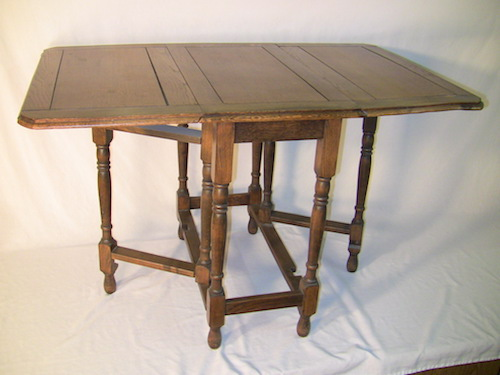
#> input picture Python Machine Learning Solutions/Section_09_code/table.jpg, 500 x 375 px
$ python build_features.py --data-folder . --codebook-file table.jpg --feature-map-file table.jpg
#> lines starting #> are read from the running program, lines starting #| are printed output that depends on the picture
### Python Machine Learning Solutions/Section_09_code/star_detector.py
import sys

import cv2
import numpy as np

class StarFeatureDetector(object):
    def __init__(self):
        self.detector = cv2.xfeatures2d.StarDetector_create()

    def detect(self, img):
        return self.detector.detect(img)

# [17 lines that do not run on import are left out]

### Python Machine Learning Solutions/Section_09_code/build_features.py
import os
import sys
import argparse
import pickle as pickle
import json

import cv2
import numpy as np
from sklearn.cluster import KMeans

from star_detector import StarFeatureDetector

def build_arg_parser():
    parser = argparse.ArgumentParser(description='Extract features from a given \
            set of images')

    parser.add_argument("--data-folder", dest="data_folder", required=True,
            help="Folder containing the training images organized in subfolders")
    parser.add_argument("--codebook-file", dest='codebook_file', required=True,
            help="Output file where the codebook will be stored")
    parser.add_argument("--feature-map-file", dest='feature_map_file', required=True,
            help="Output file where the feature map will be stored")
    parser.add_argument("--scaling-size", dest="scaling_size", type=int,
            default=200, help="Scales the longer dimension of the image down \
                    to this size.")

    return parser

def load_training_data(input_folder):
#> called with input_folder = '.'
    training_data = []

    if not os.path.isdir(input_folder):
        raise IOError("The folder " + input_folder + " doesn't exist")

    for root, dirs, files in os.walk(input_folder):
        for filename in (x for x in files if x.endswith('.jpg')):
            filepath = os.path.join(root, filename)
            object_class = filepath.split('/')[-1]
            training_data.append({'object_class': object_class,
                'image_path': filepath})

    return training_data

class FeatureBuilder(object):
    def extract_features(self, img):
        keypoints = StarFeatureDetector().detect(img)
        keypoints, feature_vectors = compute_sift_features(img, keypoints)
        return feature_vectors

    def get_codewords(self, input_map, scaling_size, max_samples=12):
#> called with scaling_size = 200, max_samples = 12
        keypoints_all = []

        count = 0
        cur_class = ''
        for item in input_map:
            if count >= max_samples:
                if cur_class != item['object_class']:
                    count = 0
                else:
                    continue

            count += 1

            if count == max_samples:
                print("Built centroids for", item['object_class'])

            cur_class = item['object_class']
            img = cv2.imread(item['image_path'])
#> img is the input picture: shape (375, 500, 3); mean B, G, R 157.7, 169.6, 182.9
            img = resize_image(img, scaling_size)
#> in resize_image, `return cv2.resize(input_img, new_shape)`:
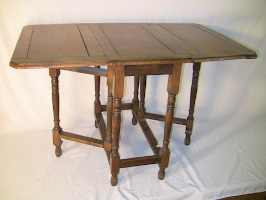
#> returned value: shape (200, 266, 3); mean of channels 0, 1, 2 157.6, 169.5, 182.8; drawn as B, G, R

            num_dims = 128
            feature_vectors = self.extract_features(img)
#> in extract_features, `keypoints = StarFeatureDetector().detect(img)`: keypoints = 55 keypoints; strongest (x, y, size): (127, 114, 8), (129, 80, 8), (157, 127, 12), (128, 97, 8)
#> in compute_sift_features, `img_gray = cv2.cvtColor(img, cv2.COLOR_BGR2GRAY)`:
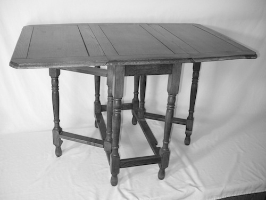
#> img_gray: shape (200, 266); min 3, max 247, mean 172.1
#> in extract_features, `keypoints, feature_vectors = compute_sift_features(img, keypoints)`:
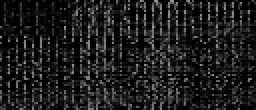
#> feature_vectors: shape (55, 128) float32 (shown 2 times larger); min 0, max 158, mean 29.4
            keypoints_all.extend(feature_vectors)

        kmeans, centroids = BagOfWords().cluster(keypoints_all)
        return kmeans, centroids

class BagOfWords(object):
    def __init__(self, num_clusters=32):
        self.num_dims = 128
        self.num_clusters = num_clusters
        self.num_retries = 10

    def cluster(self, datapoints):
        kmeans = KMeans(self.num_clusters,
                        n_init=max(self.num_retries, 1),
                        max_iter=10, tol=1.0)

        res = kmeans.fit(datapoints)
        centroids = res.cluster_centers_
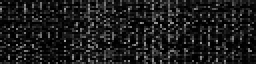
#> centroids: shape (32, 128) float64 (shown 2 times larger); min 0, max 158, mean 28.5
#| Extracting features for ./table.jpg
        return kmeans, centroids

    def normalize(self, input_data):
        sum_input = np.sum(input_data)

        if sum_input > 0:
            return input_data / sum_input
        else:
            return input_data

    def construct_feature(self, img, kmeans, centroids):
        keypoints = StarFeatureDetector().detect(img)
        keypoints, feature_vectors = compute_sift_features(img, keypoints)
#> (the run stopped early here; a loop or call above may not have finished)
